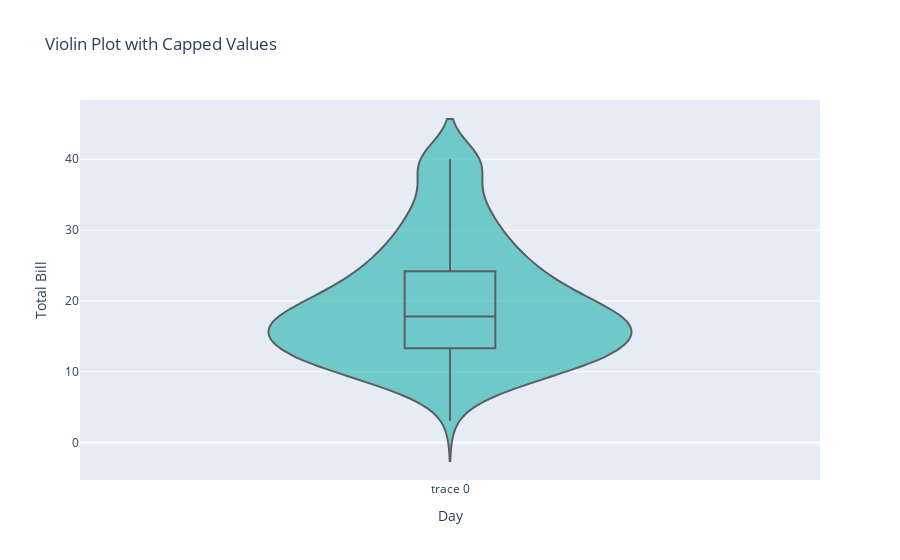

The code cell stored with this chart in its notebook:
### Code cell
import plotly.express as px
import plotly.graph_objects as go

# Sample data
data = px.data.tips()

# Set the threshold for capping
threshold = 40

# Cap values beyond the threshold
data['total_bill'] = data['total_bill'].clip(upper=threshold)

# Create violin plot
fig = go.Figure()

# cap to 40 
fig.add_trace(go.Violin(y=data['total_bill'], box_visible=True, line_color='black', fillcolor='lightseagreen', opacity=0.6,))

# Customize layout
fig.update_layout(
    title='Violin Plot with Capped Values',
    xaxis=dict(title='Day'),
    yaxis=dict(title='Total Bill'),
)

# Show the plot
fig.show()

### Figure 1 — Plotly figure (JSON) as saved in the notebook; plotly's stock layout.template omitted (floating-point values rounded to 4 significant figures; data arrays with more than 128 entries replaced by an {"elided": "..."} marker saying what was removed)
{"data": [{"box": {"visible": true}, "fillcolor": "lightseagreen", "line": {"color": "black"}, "opacity": 0.6, "type": "violin", "y": {"elided": "244 float values"}}], "layout": {"title": {"text": "Violin Plot with Capped Values"}, "xaxis": {"title": {"text": "Day"}}, "yaxis": {"title": {"text": "Total Bill"}}}}
